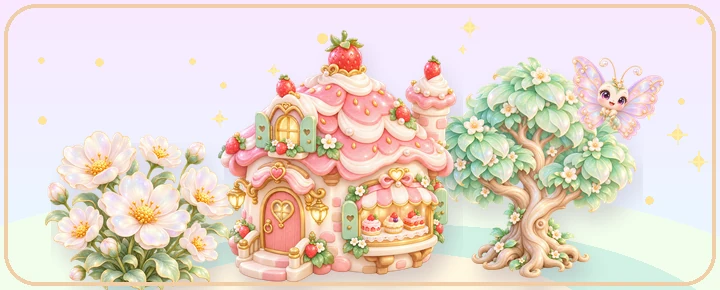
#> input picture village/assets/illustrations/academy.webp, 720 x 290 px
$ python -i compose_village_art.py   (imports and definitions only)
#> lines starting #> are read from the running program, lines starting #| are printed output that depends on the picture
#!/usr/bin/env python3
"""Compose in-app illustrations from the existing, independent licensed village sprites.

Outputs are deterministic, optimized WebP files. Art is recomposed (not invented new
licensed source material); keep labels as HTML so typography remains accessible.
"""
from __future__ import annotations

import argparse
import math
from pathlib import Path
from PIL import Image, ImageDraw, ImageFilter

HERE = Path(__file__).resolve().parent.parent
DEFAULT_SOURCE = HERE.parent / "sparkle-fairy-village-unified-20261013" / "Assets/Resources/Sprites"
OUT = HERE / "village/assets/illustrations"
COLORS = {
    "math": ("#ebfbf4", "#fff1cf", "learning_castle", "flowers_sun", "tree_mint"),
    "korean": ("#fff4e8", "#ffdbeb", "house_library", "flowers_pink", "tree_blush"),
    "english": ("#eaf4ff", "#eae1ff", "house_moon", "flowers_blue", "tree_lilac"),
    "kma": ("#f4e6ff", "#fff3d2", "learning_castle", "flowers_lilac", "tree_gold"),
    "practice": ("#fff3e3", "#e7faf1", "house_flower", "flowers_coral", "tree_oak"),
    "academy": ("#f9e8ff", "#e7faff", "house_cake", "flowers_white", "tree_mint"),
    "growth": ("#eafde9", "#fff6d8", "tree_gold", "flowers_sun", "fountain"),
    "garden": ("#e9f9e8", "#fce7f1", "house_leaf", "flowers_pink", "tree_oak"),
    "shop": ("#fff0f5", "#f2e8ff", "house_shop", "flowers_coral", "balloon"),
}
def rgb(v):
    return tuple(bytes.fromhex(v.removeprefix("#")))
def gradient(w: int, h: int, a: str, b: str) -> Image.Image:
    r, s = rgb(a), rgb(b)
    img = Image.new("RGBA", (w, h))
    strip = Image.new("RGBA", (1, h))
    for y in range(h):
        t = y/max(h-1,1)
        strip.putpixel((0,y), tuple(round(r[i]*(1-t)+s[i]*t) for i in range(3))+(255,))
    return strip.resize((w,h))
def original(source: Path, name: str, subdir: str = "World") -> Image.Image:
    p = source / subdir / (name + ".png")
    if not p.is_file():
        raise FileNotFoundError(f"Missing approved original village artwork: {p}")
    img = Image.open(p).convert("RGBA")
    bounds = img.getchannel("A").point(lambda v: 255 if v > 6 else 0).getbbox()
    if bounds: img = img.crop(bounds)
    return img
# [11 lines left out: function paste_at, not called in this run]
def dust(board: Image.Image, seed: int, count: int, bottom: int | None=None) -> None:
    # Stable golden points, deliberately sparse; no flashing, no animation.
    import random
    r = random.Random(seed); d = ImageDraw.Draw(board,"RGBA")
    w,h=board.size
    for _ in range(count):
        x=r.randint(12,w-12); y=r.randint(10,bottom or h-12)
        rad=r.randint(2,5)
        d.ellipse((x-rad,y-rad,x+rad,y+rad),fill=(255,230,151,r.randint(70,140)))
        if r.random()>.7:
            d.line((x-rad*2,y,x+rad*2,y),fill=(255,239,167,140),width=2)
            d.line((x,y-rad*2,x,y+rad*2),fill=(255,239,167,140),width=2)
# [15 lines left out: function scenery, not called in this run]

def welcome(source:Path) -> Image.Image:
    w,h=1200,520
    canvas=gradient(w,h,"#edfaff","#fae7f6");d=ImageDraw.Draw(canvas,"RGBA")
    d.ellipse((-290,210,840,790),fill=(217,245,224,185))
    d.ellipse((480,160,1520,700),fill=(246,247,216,185))
    d.ellipse((-200,400,1600,850),fill=(242,225,241,155))
    dust(canvas,1077,92,360)
    paste_at(canvas,original(source,"tree_blush"),245,453,270,345)
    paste_at(canvas,original(source,"tree_lilac"),947,451,295,355)
    paste_at(canvas,original(source,"house_library"),480,438,290,285)
    paste_at(canvas,original(source,"learning_castle"),725,432,290,335)
    paste_at(canvas,original(source,"flowers_pink"),178,515,260,175)
    paste_at(canvas,original(source,"flowers_blue"),1048,513,260,165)
    paste_at(canvas,original(source,"taehee_original","Characters"),378,493,240,320)
    paste_at(canvas,original(source,"sehee_original","Characters"),870,489,232,309)
    paste_at(canvas,original(source,"butterfly"),621,135,140,128,False)
    d.rounded_rectangle((5,5,w-6,h-6),radius=34,outline=(248,204,181,185),width=5)
    return canvas

# [38 lines left out: functions lite_portrait, main, not called in this run]

# [1 line not run here, left out]

>>> import cv2
>>> picture = cv2.imread('../village/assets/illustrations/academy.webp', cv2.IMREAD_GRAYSCALE)
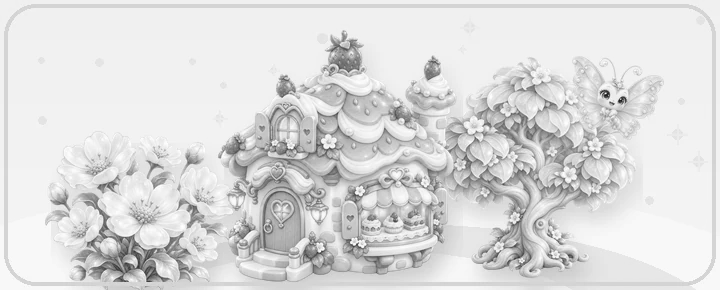
#> picture: shape (290, 720); min 23, max 255, mean 219.5
>>> result = welcome(picture)
#> in gradient, `img = Image.new("RGBA", (w, h))`: img: PIL image 1200x520 RGBA; every value is 0
#> in welcome, `canvas = gradient(w, h, '#edfaff', '#fae7f6')`:
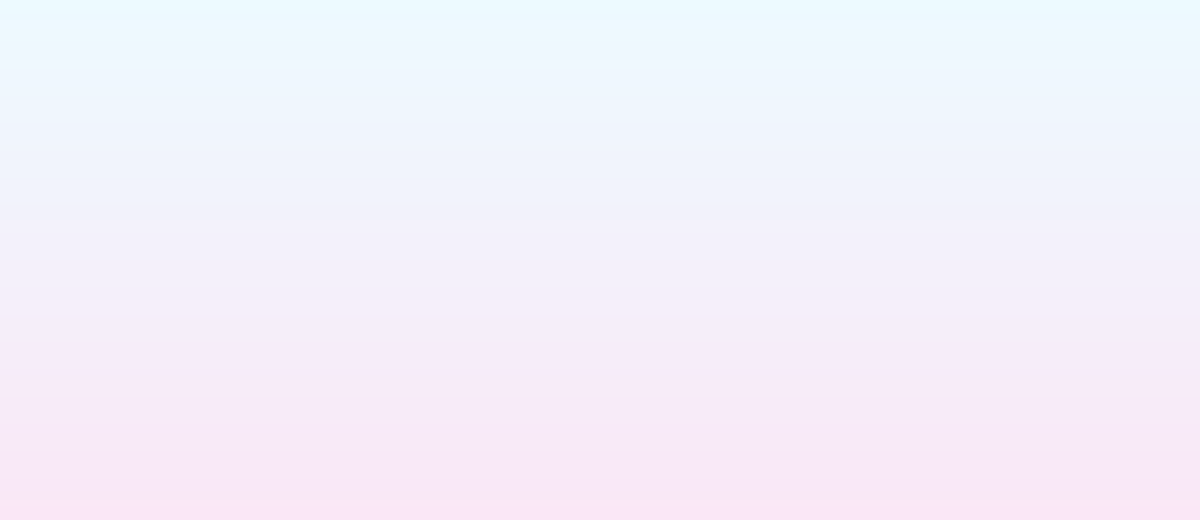
#> canvas: PIL image 1200x520 RGBA; mean R, G, B, A 243.5, 240.5, 250.5, 255
#> in dust, `d = ImageDraw.Draw(board, 'RGBA')`:
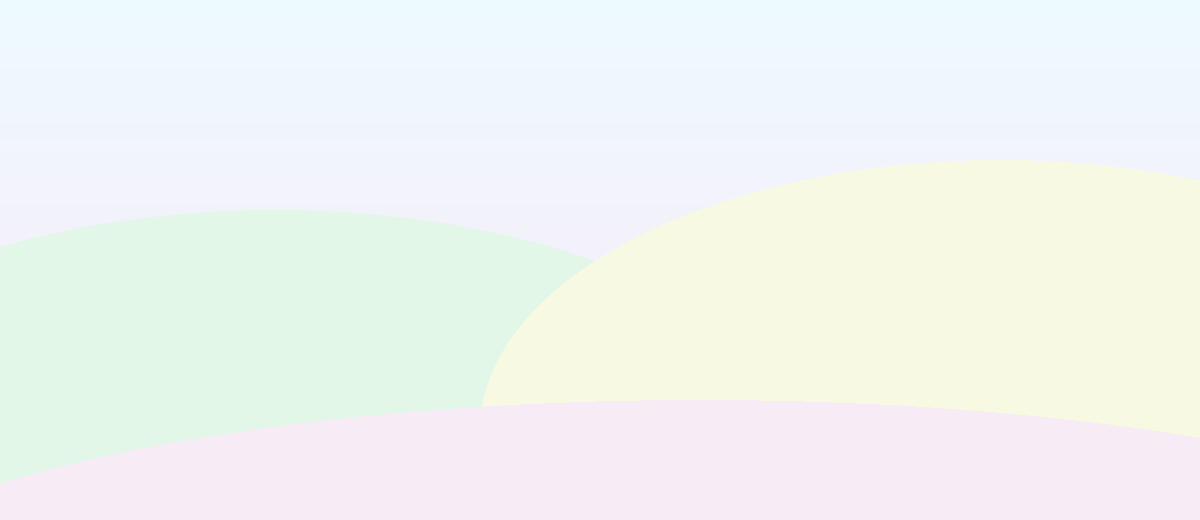
#> board: PIL image 1200x520 RGBA; mean R, G, B, A 237.5, 242.1, 236.8, 206.6; transparent parts drawn white
#> (the run stopped early here; a loop or call above may not have finished)

$ run again, on village/assets/illustrations/kma.webp
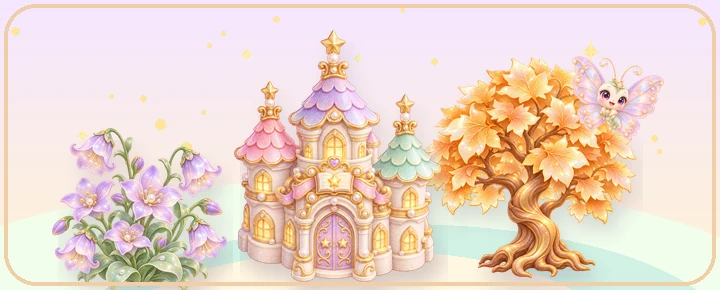
#> input picture village/assets/illustrations/kma.webp, 720 x 290 px
#> `picture = cv2.imread('../village/assets/illustrations/academy.webp', c..`:
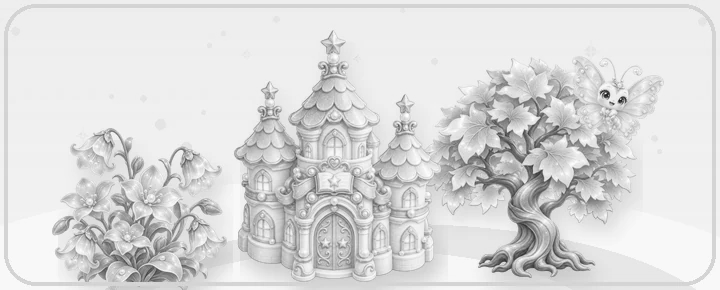
#> picture: shape (290, 720); min 26, max 255, mean 218.7
#> img: PIL image 1200x520 RGBA; every value is 0
